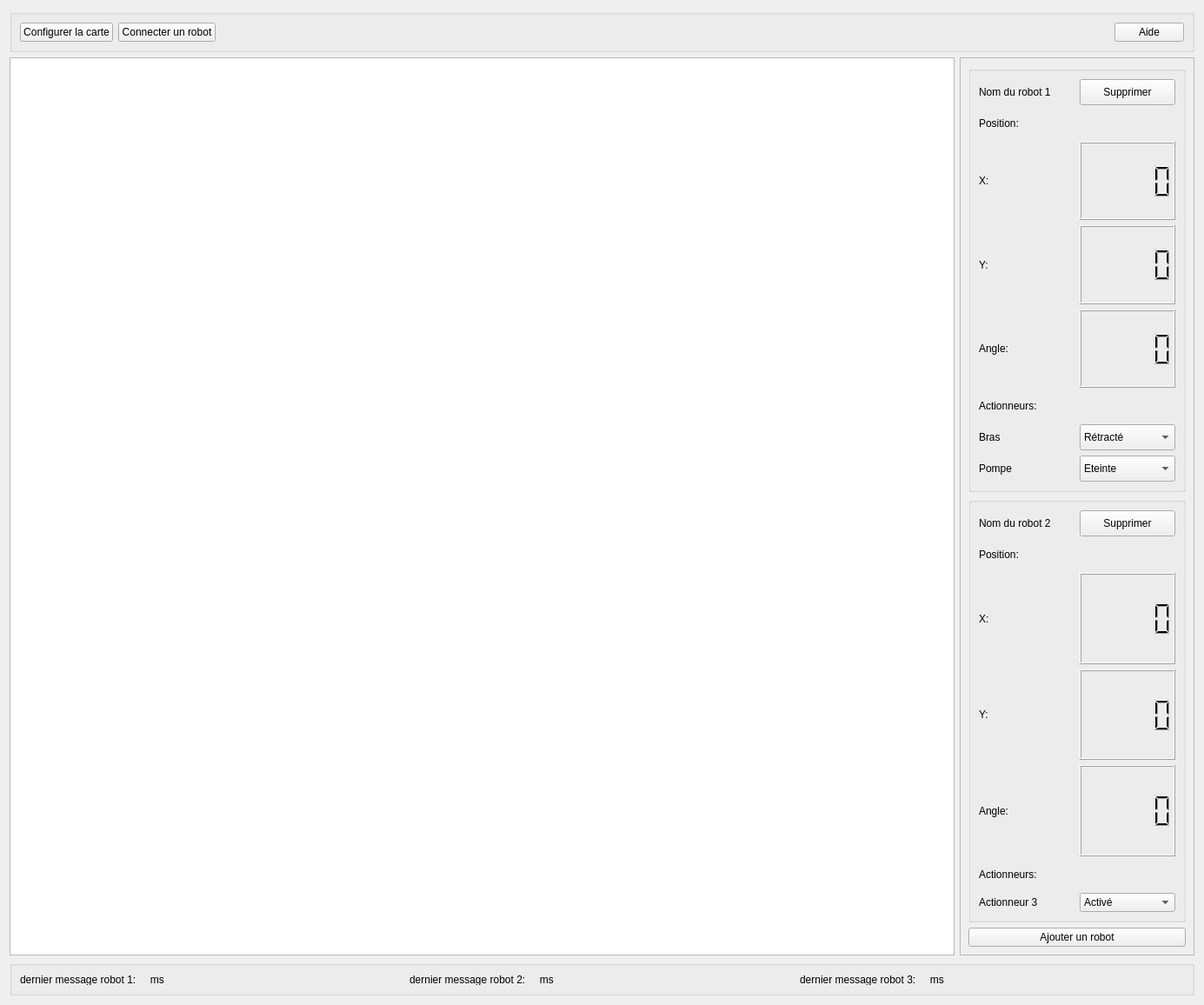
<?xml version="1.0" encoding="UTF-8"?>
<ui version="4.0">
 <class>base_window</class>
 <widget class="QWidget" name="base_window">
  <property name="geometry">
   <rect>
    <x>0</x>
    <y>0</y>
    <width>1385</width>
    <height>1156</height>
   </rect>
  </property>
  <property name="windowTitle">
   <string>Form</string>
  </property>
  <layout class="QVBoxLayout" name="verticalLayout">
   <item>
    <widget class="QGroupBox" name="menu_area">
     <property name="title">
      <string/>
     </property>
     <property name="alignment">
      <set>Qt::AlignBottom|Qt::AlignLeading|Qt::AlignLeft</set>
     </property>
     <layout class="QHBoxLayout" name="horizontalLayout">
      <item>
       <widget class="QPushButton" name="button_map">
        <property name="maximumSize">
         <size>
          <width>200</width>
          <height>16777215</height>
         </size>
        </property>
        <property name="text">
         <string>Configurer la carte</string>
        </property>
       </widget>
      </item>
      <item>
       <widget class="QPushButton" name="button_connect_robot">
        <property name="text">
         <string>Connecter un robot</string>
        </property>
       </widget>
      </item>
      <item>
       <spacer name="horizontalSpacer">
        <property name="orientation">
         <enum>Qt::Horizontal</enum>
        </property>
        <property name="sizeHint" stdset="0">
         <size>
          <width>40</width>
          <height>20</height>
         </size>
        </property>
       </spacer>
      </item>
      <item>
       <widget class="QPushButton" name="button_help">
        <property name="text">
         <string>Aide</string>
        </property>
       </widget>
      </item>
     </layout>
    </widget>
   </item>
   <item>
    <layout class="QHBoxLayout" name="layout_map_inspector">
     <item>
      <widget class="QGraphicsView" name="map_view">
       <property name="minimumSize">
        <size>
         <width>0</width>
         <height>250</height>
        </size>
       </property>
      </widget>
     </item>
     <item>
      <widget class="QScrollArea" name="inspector_scroll_area">
       <property name="maximumSize">
        <size>
         <width>270</width>
         <height>16777215</height>
        </size>
       </property>
       <property name="widgetResizable">
        <bool>true</bool>
       </property>
       <widget class="QWidget" name="scrollAreaWidgetContents">
        <property name="geometry">
         <rect>
          <x>0</x>
          <y>0</y>
          <width>268</width>
          <height>1046</height>
         </rect>
        </property>
        <layout class="QVBoxLayout" name="verticalLayout_4">
         <item>
          <widget class="QGroupBox" name="box_robot1">
           <property name="title">
            <string/>
           </property>
           <layout class="QVBoxLayout" name="verticalLayout_2">
            <item>
             <layout class="QHBoxLayout" name="layout_name_delte_robot1">
              <item>
               <widget class="QLabel" name="label_name_robot1">
                <property name="minimumSize">
                 <size>
                  <width>0</width>
                  <height>30</height>
                 </size>
                </property>
                <property name="maximumSize">
                 <size>
                  <width>16777215</width>
                  <height>30</height>
                 </size>
                </property>
                <property name="text">
                 <string>Nom du robot 1</string>
                </property>
               </widget>
              </item>
              <item>
               <widget class="QPushButton" name="button_delete_robot1">
                <property name="maximumSize">
                 <size>
                  <width>150</width>
                  <height>30</height>
                 </size>
                </property>
                <property name="text">
                 <string>Supprimer</string>
                </property>
               </widget>
              </item>
             </layout>
            </item>
            <item>
             <widget class="QLabel" name="label_location_robot1">
              <property name="maximumSize">
               <size>
                <width>16777215</width>
                <height>30</height>
               </size>
              </property>
              <property name="text">
               <string>Position:</string>
              </property>
             </widget>
            </item>
            <item>
             <layout class="QHBoxLayout" name="layout_x_robot1">
              <property name="leftMargin">
               <number>0</number>
              </property>
              <property name="topMargin">
               <number>0</number>
              </property>
              <property name="rightMargin">
               <number>0</number>
              </property>
              <property name="bottomMargin">
               <number>0</number>
              </property>
              <item>
               <widget class="QLabel" name="label_x_robot1">
                <property name="maximumSize">
                 <size>
                  <width>16777215</width>
                  <height>30</height>
                 </size>
                </property>
                <property name="text">
                 <string>X:</string>
                </property>
               </widget>
              </item>
              <item>
               <widget class="QLCDNumber" name="lcdNumber_x_robot1"/>
              </item>
             </layout>
            </item>
            <item>
             <layout class="QHBoxLayout" name="layout_y_robot1">
              <property name="leftMargin">
               <number>0</number>
              </property>
              <property name="topMargin">
               <number>0</number>
              </property>
              <property name="rightMargin">
               <number>0</number>
              </property>
              <property name="bottomMargin">
               <number>0</number>
              </property>
              <item>
               <widget class="QLabel" name="label_y_robot1">
                <property name="text">
                 <string>Y:</string>
                </property>
               </widget>
              </item>
              <item>
               <widget class="QLCDNumber" name="lcdNumber_y_robot1"/>
              </item>
             </layout>
            </item>
            <item>
             <layout class="QHBoxLayout" name="layout_angle_robot1">
              <item>
               <widget class="QLabel" name="label_angle_robot1">
                <property name="text">
                 <string>Angle:</string>
                </property>
               </widget>
              </item>
              <item>
               <widget class="QLCDNumber" name="lcdNumber_angle_robot1"/>
              </item>
             </layout>
            </item>
            <item>
             <widget class="QLabel" name="labell_actuators_robot1">
              <property name="maximumSize">
               <size>
                <width>16777215</width>
                <height>30</height>
               </size>
              </property>
              <property name="text">
               <string>Actionneurs:</string>
              </property>
             </widget>
            </item>
            <item>
             <layout class="QHBoxLayout" name="layout_actuator1_robot1">
              <item>
               <widget class="QLabel" name="label_actuator1_robot1">
                <property name="maximumSize">
                 <size>
                  <width>16777215</width>
                  <height>30</height>
                 </size>
                </property>
                <property name="text">
                 <string>Bras</string>
                </property>
               </widget>
              </item>
              <item>
               <widget class="QComboBox" name="comboBox_actuator1_robot1">
                <property name="maximumSize">
                 <size>
                  <width>16777215</width>
                  <height>30</height>
                 </size>
                </property>
                <item>
                 <property name="text">
                  <string>Rétracté</string>
                 </property>
                </item>
                <item>
                 <property name="text">
                  <string>Déployé</string>
                 </property>
                </item>
               </widget>
              </item>
             </layout>
            </item>
            <item>
             <layout class="QHBoxLayout" name="layout_actuator2_robot1">
              <item>
               <widget class="QLabel" name="label_actuator2_robot1">
                <property name="maximumSize">
                 <size>
                  <width>16777215</width>
                  <height>30</height>
                 </size>
                </property>
                <property name="text">
                 <string>Pompe</string>
                </property>
               </widget>
              </item>
              <item>
               <widget class="QComboBox" name="comboBox_actuator2_robot1">
                <property name="maximumSize">
                 <size>
                  <width>16777215</width>
                  <height>30</height>
                 </size>
                </property>
                <item>
                 <property name="text">
                  <string>Eteinte</string>
                 </property>
                </item>
                <item>
                 <property name="text">
                  <string>Activée</string>
                 </property>
                </item>
               </widget>
              </item>
             </layout>
            </item>
           </layout>
          </widget>
         </item>
         <item>
          <widget class="QGroupBox" name="box_robot2">
           <property name="title">
            <string/>
           </property>
           <layout class="QVBoxLayout" name="verticalLayout_3">
            <item>
             <layout class="QHBoxLayout" name="horizontalLayout_3">
              <item>
               <widget class="QLabel" name="label_name_robot2">
                <property name="maximumSize">
                 <size>
                  <width>16777215</width>
                  <height>30</height>
                 </size>
                </property>
                <property name="text">
                 <string>Nom du robot 2</string>
                </property>
               </widget>
              </item>
              <item>
               <widget class="QPushButton" name="button_delete_robot2">
                <property name="maximumSize">
                 <size>
                  <width>150</width>
                  <height>30</height>
                 </size>
                </property>
                <property name="text">
                 <string>Supprimer</string>
                </property>
               </widget>
              </item>
             </layout>
            </item>
            <item>
             <widget class="QLabel" name="label_position_robot2">
              <property name="maximumSize">
               <size>
                <width>16777215</width>
                <height>30</height>
               </size>
              </property>
              <property name="text">
               <string>Position:</string>
              </property>
             </widget>
            </item>
            <item>
             <layout class="QHBoxLayout" name="layout_x_robot2">
              <item>
               <widget class="QLabel" name="label_x_robot2">
                <property name="text">
                 <string>X:</string>
                </property>
               </widget>
              </item>
              <item>
               <widget class="QLCDNumber" name="lcdNumber_x_robot2"/>
              </item>
             </layout>
            </item>
            <item>
             <layout class="QHBoxLayout" name="layout_y_robot2">
              <item>
               <widget class="QLabel" name="label_location_y_robot2">
                <property name="text">
                 <string>Y:</string>
                </property>
               </widget>
              </item>
              <item>
               <widget class="QLCDNumber" name="lcdNumber_y_robot2"/>
              </item>
             </layout>
            </item>
            <item>
             <layout class="QHBoxLayout" name="layout_angle_robot2">
              <item>
               <widget class="QLabel" name="label_angle_robot2">
                <property name="text">
                 <string>Angle:</string>
                </property>
               </widget>
              </item>
              <item>
               <widget class="QLCDNumber" name="lcdNumber_location_angle_robot2"/>
              </item>
             </layout>
            </item>
            <item>
             <widget class="QLabel" name="label_actuators_robot2">
              <property name="maximumSize">
               <size>
                <width>16777215</width>
                <height>30</height>
               </size>
              </property>
              <property name="text">
               <string>Actionneurs:</string>
              </property>
             </widget>
            </item>
            <item>
             <layout class="QHBoxLayout" name="layout_actuator3_robot2">
              <item>
               <widget class="QLabel" name="label_actuator3_robot2">
                <property name="text">
                 <string>Actionneur 3</string>
                </property>
               </widget>
              </item>
              <item>
               <widget class="QComboBox" name="comboBox_actuator3_robot2">
                <item>
                 <property name="text">
                  <string>Activé</string>
                 </property>
                </item>
                <item>
                 <property name="text">
                  <string>Désactivé</string>
                 </property>
                </item>
               </widget>
              </item>
             </layout>
            </item>
           </layout>
          </widget>
         </item>
         <item>
          <widget class="QPushButton" name="button_add_robot">
           <property name="text">
            <string>Ajouter un robot</string>
           </property>
          </widget>
         </item>
        </layout>
       </widget>
      </widget>
     </item>
    </layout>
   </item>
   <item>
    <widget class="QGroupBox" name="message_area">
     <property name="maximumSize">
      <size>
       <width>16777215</width>
       <height>40</height>
      </size>
     </property>
     <property name="title">
      <string/>
     </property>
     <layout class="QHBoxLayout" name="horizontalLayout_5">
      <item>
       <widget class="QLabel" name="message_robot1">
        <property name="maximumSize">
         <size>
          <width>16777215</width>
          <height>30</height>
         </size>
        </property>
        <property name="text">
         <string>dernier message robot 1: __ms</string>
        </property>
       </widget>
      </item>
      <item>
       <widget class="QLabel" name="message_robot2">
        <property name="maximumSize">
         <size>
          <width>16777215</width>
          <height>30</height>
         </size>
        </property>
        <property name="text">
         <string>dernier message robot 2: __ms</string>
        </property>
       </widget>
      </item>
      <item>
       <widget class="QLabel" name="message_robot3">
        <property name="maximumSize">
         <size>
          <width>16777215</width>
          <height>30</height>
         </size>
        </property>
        <property name="text">
         <string>dernier message robot 3: __ms</string>
        </property>
       </widget>
      </item>
     </layout>
    </widget>
   </item>
  </layout>
 </widget>
 <resources/>
 <connections/>
</ui>
